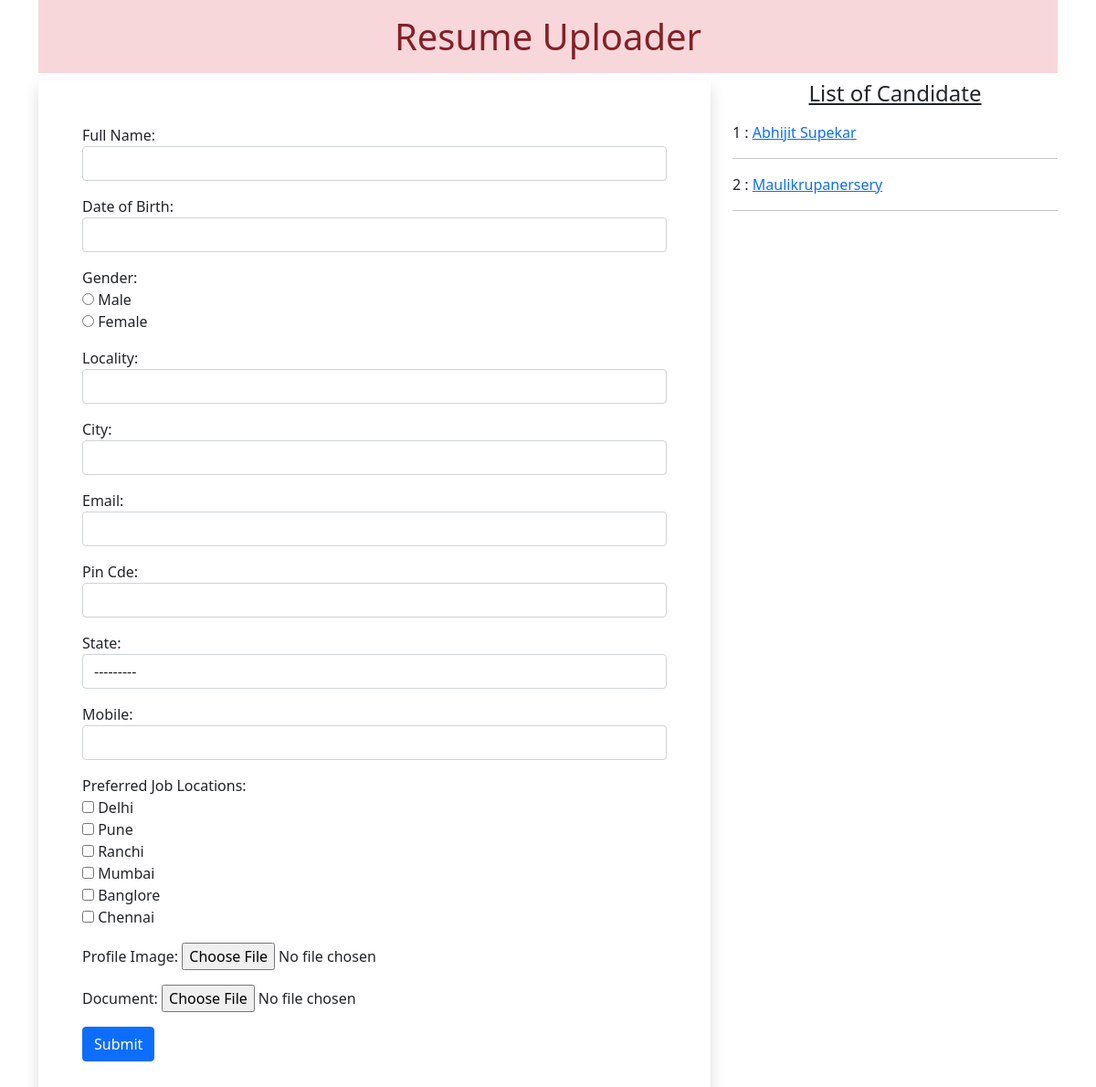
The page / on the database its author committed.
### app/models.py (models this page shows)
class Resume(models.Model):
    name = models.CharField(max_length=100)
    dob = models.DateField(auto_now=False, auto_now_add=False)
    gender = models.CharField(max_length=100)
    locality = models.CharField(max_length=100)
    city = models.CharField(max_length=100)
    pin = models.PositiveIntegerField()
    state = models.CharField(choices=STATE_CHOICES, max_length=50)
    mobile = models.PositiveIntegerField()
    email = models.EmailField()
    job_city = models.CharField(max_length=50)
    profile_image = models.ImageField(upload_to='profileimg', blank=True)
    my_file = models.FileField(upload_to='doc', blank=True)

### app/views.py (the view, shortened to what this page needs)
# urls.py: path('', views.HomeView.as_view(), name='home'),
class HomeView(View):
    def get(self, request):
        form = ResumeForm()
        candidates = Resume.objects.all()
        return render(request, 'home.html', {'candidates': candidates, 'form': form})

### app/templates/home.html (shortened to what this page needs)
<!DOCTYPE html>
{% load static %}
<html lang="en">
  <head>
    <link
      href="https://cdn.jsdelivr.net/npm/bootstrap@5.0.0-beta2/dist/css/bootstrap.min.css"
      rel="stylesheet"
    />
    <link
      rel="stylesheet"
      href="//code.jquery.com/ui/1.12.1/themes/base/jquery-ui.css"
    />
    <link rel="stylesheet" href="{% static 'css/style.css' %}" />
  </head>
  <body>
    <div class="container mb-5">
      <h1 class="alert-danger text-center p-3">Resume Uploader</h1>
      <div class="row">
        <div class="col-sm-8">
          <form
            action=""
            method="post"
            enctype="multipart/form-data"
            class="shadow p-5"
          >
            {% csrf_token %} {% for fm in form %}
            <div class="form-group mb-3">
              {{fm.label_tag}} {{fm}}
            </div>
            {% endfor %}
            <input type="submit" value="Submit" class="btn btn-primary" />
        </div>
        <div class="col-sm-4">
          <h4 class="text-center mb-3"><u>List of Candidate</u></h4>
          {% for candidate in candidates %} {{candidate.id}} :
          <a href="{% url 'candidate' candidate.id %}">{{candidate.name}}</a>
          <hr />
          {% endfor %}
        </div>
      </div>
    </div>
  </body>
</html>

### rows shown on the page
Resume: id "1", name "Abhijit Supekar"
Resume: id "2", name "Maulikrupanersery"

### other values the page prints
{{ fm.label_tag }} "Full Name:" "Date of Birth:" "Gender:" "Locality:" "City:" "Email:" "Pin Cde:" "State:" "Mobile:" "Preferred Job Locations:" "Profile Image:" "Document:"
